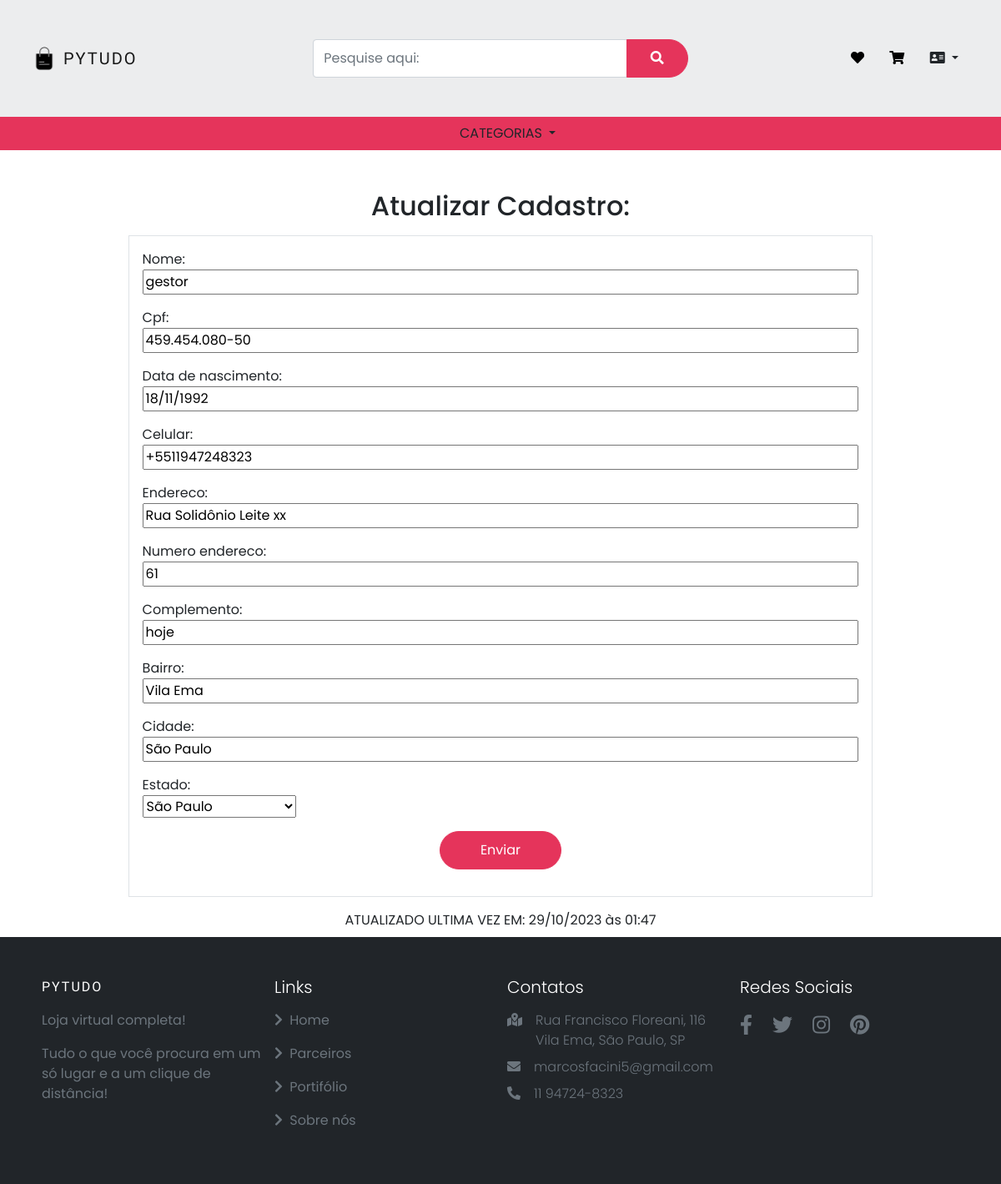
Page /usuarios/atualizar_usuario/27 on the earlier database version.
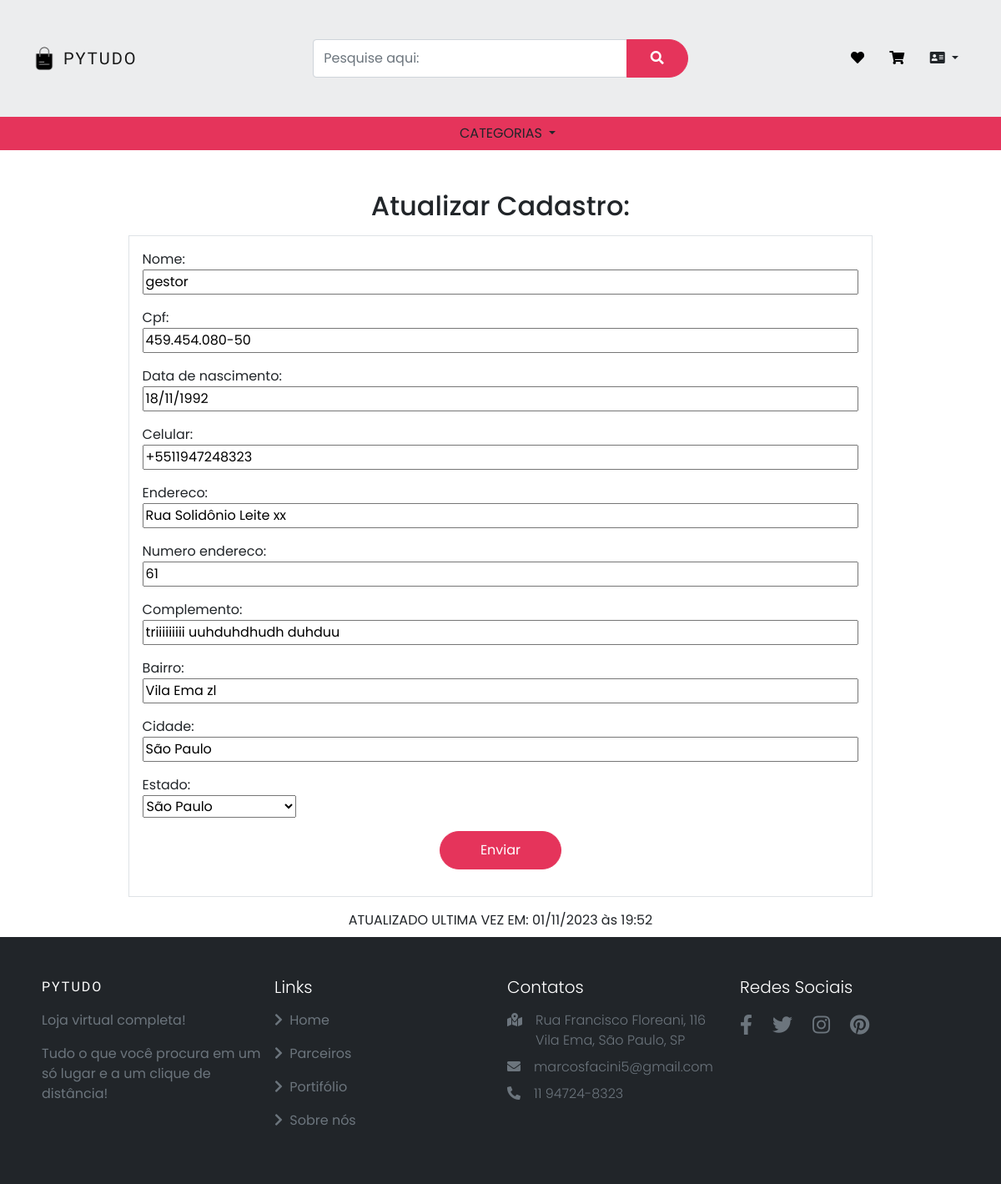
Same page on the later database version.
### usuarios/models.py (models this page shows, shortened)
class Usuarios(models.Model):
    ESTADOS_BRASILEIROS = (
        ('AC', 'Acre'),
        ('AL', 'Alagoas'),
        ('AP', 'Amapá'),
        ('AM', 'Amazonas'),
        ('BA', 'Bahia'),
        ('CE', 'Ceará'),
        ('DF', 'Distrito Federal'),
        ('ES', 'Espírito Santo'),
        ('GO', 'Goiás'),
        ('MA', 'Maranhão'),
        ('MT', 'Mato Grosso'),
        ('MS', 'Mato Grosso do Sul'),
        ('MG', 'Minas Gerais'),
        ('PA', 'Pará'),
        ('PB', 'Paraíba'),
        ('PR', 'Paraná'),
        ('PE', 'Pernambuco'),
        ('PI', 'Piauí'),
        ('RJ', 'Rio de Janeiro'),
        ('RN', 'Rio Grande do Norte'),
        ('RS', 'Rio Grande do Sul'),
        ('RO', 'Rondônia'),
        ('RR', 'Roraima'),
        ('SC', 'Santa Catarina'),
        ('SP', 'São Paulo'),
        ('SE', 'Sergipe'),
        ('TO', 'Tocantins'),
    )
    usuario = models.ForeignKey(settings.AUTH_USER_MODEL, on_delete=models.CASCADE)
    nome = models.CharField(max_length=40)
    cpf = CPFField('CPF')
    data_de_nascimento = models.DateField()
    celular = PhoneNumberField(null=False, blank=False)
    endereco = models.CharField(max_length=50)
    numero_endereco = models.CharField(max_length=10)
    complemento = models.CharField(max_length=50, blank=True, null= True)
    bairro = models.CharField(max_length=30)
    cidade = models.CharField(max_length=30)
    estado = models.CharField(max_length=2, choices=ESTADOS_BRASILEIROS)
    data_atualizacao = models.DateTimeField(auto_now=True, null=True)

### usuarios/views.py (the view)
# urls.py: path('atualizar_usuario/<int:id>', views.atualizar_usuario, name='atualizar_usuario'),
def atualizar_usuario(request, id):
    usuario = Usuarios.objects.get(id=id)
    if request.method == 'POST':
        form = AtualizarUsuario(request.POST)
        try:
            nome = request.POST.get('nome')
            usuario.nome = nome
            cpf = request.POST.get('cpf')
            validate_cpf(cpf)
            usuario.cpf = cpf
            data_de_nascimento = request.POST.get('data_de_nascimento')
            data_convertida = datetime.strptime(data_de_nascimento, "%d/%m/%Y")
            usuario.data_de_nascimento = data_convertida
            celular = request.POST.get('celular')
            usuario.celular = celular
            endereco = request.POST.get('endereco')
            usuario.endereco = endereco
            numero_endereco = request.POST.get('numero_endereco')
            usuario.numero_endereco = numero_endereco
            complemento = request.POST.get('complemento')
            usuario.complemento = complemento
            bairro = request.POST.get('bairro')
            usuario.bairro = bairro
            cidade = request.POST.get('cidade')
            usuario.cidade = cidade
            estado = request.POST.get('estado')
            usuario.estado = estado
            if form.is_valid():
                usuario.save()
                messages.add_message(request, constants.SUCCESS, 'Usuario atualizado com sucesso.')
                return redirect(f'/usuarios/atualizar_usuario/{id}')
            else:
                messages.add_message(request, constants.ERROR, 'Não foi possível atualizar o formulário')
        except ValidationError as error:
            messages.add_message(request, constants.ERROR, f'{error}')
            return render(request, 'atualizar_usuario.html', {'form': form,
                                                      'usuario': usuario})
        except:
            messages.add_message(request, constants.ERROR, 'Não foi possível atualizar o formulário')
            return render(request, 'atualizar_usuario.html', {'form': form,
                                                      'usuario': usuario})
    else:
        dados = usuario.__dict__
        form = AtualizarUsuario(dados)
    return render(request, 'atualizar_usuario.html', {'form': form,
                                                      'usuario': usuario})

### usuarios/forms.py
class AtualizarUsuario(forms.Form):
    nome = forms.CharField(max_length=40)
    cpf = forms.CharField(max_length=14)
    data_de_nascimento = forms.DateField()
    celular = PhoneNumberField()
    endereco = forms.CharField(max_length=50)
    numero_endereco = forms.CharField(max_length=10)
    complemento = forms.CharField(max_length=50, required=False)
    bairro = forms.CharField(max_length=30)
    cidade = forms.CharField(max_length=30)
    estado = forms.ChoiceField(choices=Usuarios.ESTADOS_BRASILEIROS, label='Estado')

### usuarios/templates/atualizar_usuario.html (shortened to what this page needs)
{% extends 'base.html' %}
{% load static %}
{% block 'head' %}
    <link href="{% static 'usuarios/css/info_adicional_usuario.css' %}" rel="stylesheet">
{% endblock %}
{% block 'body' %}
    <div class="text-center mt-5">
        <h2>Atualizar Cadastro:</h2>
    </div>
    <div class="container d-flex justify-content-center my-3">
        <form action="{% url 'atualizar_usuario' usuario.id %}" class="cadastro p-3 border" method="POST">{% csrf_token %}
            {{form.as_p}}
            <div class="text-center my-3">
                <button class="btn px-5" type="submit">Enviar</button>
            </div>
        </form>
    </div>
    <div class="text-center my-2">
        ATUALIZADO ULTIMA VEZ EM: {{usuario.data_atualizacao|date:"d/m/Y" }} às {{usuario.data_atualizacao|time:"H:i" }}
    </div>
{% endblock %}

Differences in the rows shown:
changed Usuarios: data_atualizacao "29/10/2023" → "01/11/2023"; data_atualizacao "01:47" → "19:52"
Other differences:
form field complemento: "hoje" → "triiiiiiiii uuhduhdhudh duhduu"
form field bairro: "Vila Ema" → "Vila Ema zl"
